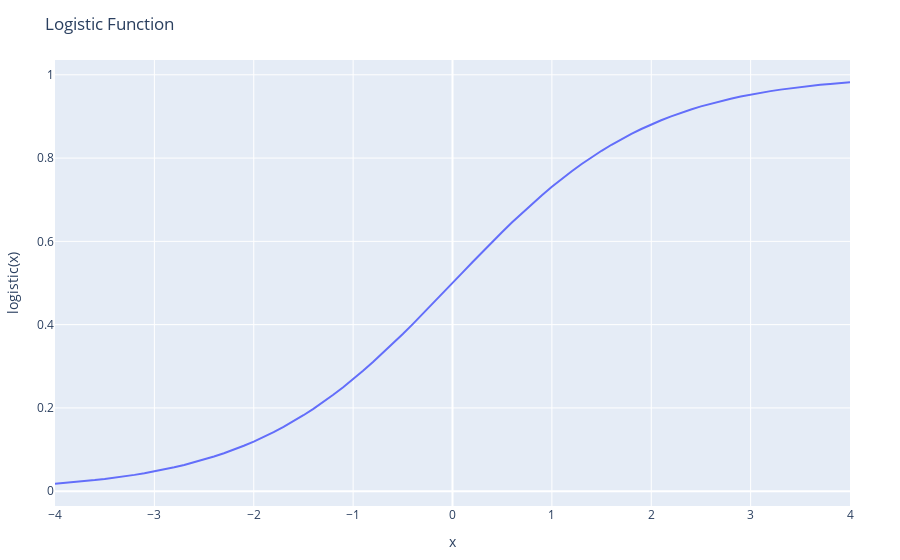

This figure's notebook cell:
### Code cell
plot(scatter(x=x, y=y, mode="lines")
     , Layout(title="Logistic Function", xaxis_title="x", yaxis_title="logistic(x)"))
